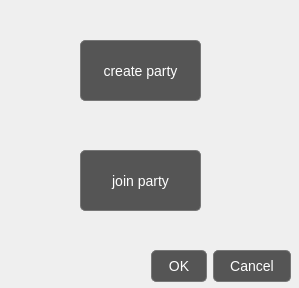
<?xml version="1.0" encoding="UTF-8"?>
<ui version="4.0">
 <class>partydialog</class>
 <widget class="QDialog" name="partydialog">
  <property name="geometry">
   <rect>
    <x>0</x>
    <y>0</y>
    <width>299</width>
    <height>288</height>
   </rect>
  </property>
  <property name="windowTitle">
   <string>Dialog</string>
  </property>
  <property name="styleSheet">
   <string notr="true">QPushButton {
    /* --- حالت عادی دکمه --- */
    background-color: #555555; /* رنگ پس‌زمینه کمی روشن‌تر از کل صفحه */
    color: white;              /* رنگ متن */
    border: 1px solid #777777; /* یک حاشیه مشخص برای دکمه */
    padding: 8px 16px;         /* فاصله متن از لبه‌های دکمه */
    border-radius: 5px;        /* گرد کردن گوشه‌های دکمه */
    font-size: 14px;
}

QPushButton:hover {
    /* --- وقتی ماوس روی دکمه قرار می‌گیرد --- */
    background-color: #666666; /* پس‌زمینه کمی روشن‌تر می‌شود */
    border-color: #888888;
}

QPushButton:pressed {
    /* --- وقتی دکمه فشرده می‌شود --- */
    background-color: #444444; /* پس‌زمینه کمی تیره‌تر می‌شود */
    border-style: inset;       /* ایجاد حس فرورفتگی */
    padding-left: 18px;        /* حرکت جزئی متن برای حس کلیک شدن */
    padding-top: 10px;
}</string>
  </property>
  <widget class="QDialogButtonBox" name="buttonBox">
   <property name="geometry">
    <rect>
     <x>40</x>
     <y>250</y>
     <width>251</width>
     <height>32</height>
    </rect>
   </property>
   <property name="orientation">
    <enum>Qt::Orientation::Horizontal</enum>
   </property>
   <property name="standardButtons">
    <set>QDialogButtonBox::StandardButton::Cancel|QDialogButtonBox::StandardButton::Ok</set>
   </property>
  </widget>
  <widget class="QPushButton" name="btnCreateServer">
   <property name="geometry">
    <rect>
     <x>80</x>
     <y>40</y>
     <width>121</width>
     <height>61</height>
    </rect>
   </property>
   <property name="text">
    <string>create party</string>
   </property>
  </widget>
  <widget class="QPushButton" name="btnJoinServer">
   <property name="geometry">
    <rect>
     <x>80</x>
     <y>150</y>
     <width>121</width>
     <height>61</height>
    </rect>
   </property>
   <property name="text">
    <string>join party</string>
   </property>
  </widget>
 </widget>
 <resources/>
 <connections>
  <connection>
   <sender>buttonBox</sender>
   <signal>accepted()</signal>
   <receiver>partydialog</receiver>
   <slot>accept()</slot>
   <hints>
    <hint type="sourcelabel">
     <x>248</x>
     <y>254</y>
    </hint>
    <hint type="destinationlabel">
     <x>157</x>
     <y>274</y>
    </hint>
   </hints>
  </connection>
  <connection>
   <sender>buttonBox</sender>
   <signal>rejected()</signal>
   <receiver>partydialog</receiver>
   <slot>reject()</slot>
   <hints>
    <hint type="sourcelabel">
     <x>316</x>
     <y>260</y>
    </hint>
    <hint type="destinationlabel">
     <x>286</x>
     <y>274</y>
    </hint>
   </hints>
  </connection>
 </connections>
</ui>
